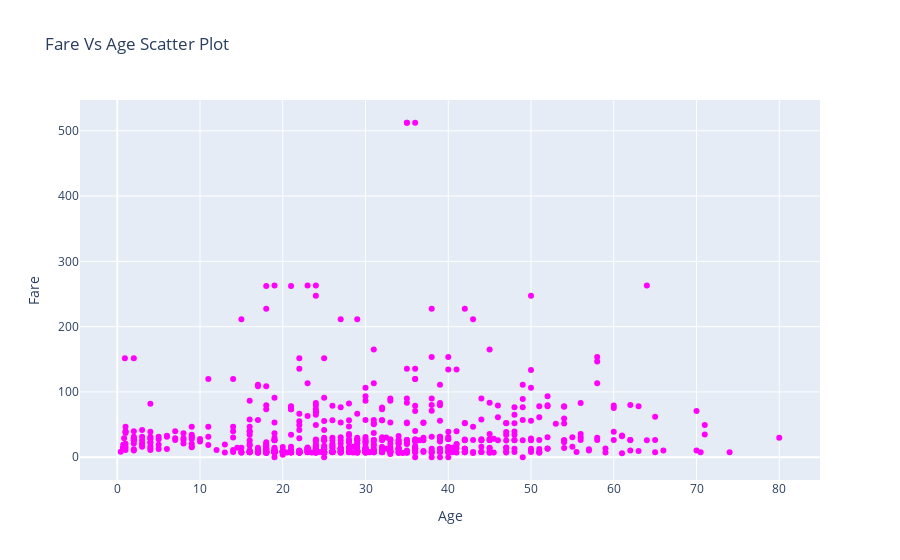

The notebook cell this image was saved under:
### Code cell
q=go.Scatter(x=data['Age'],y=data['Fare'],
            text=data['Survived'],
            mode='markers',marker={'color':'magenta'})
layout=go.Layout(title="Fare Vs Age Scatter Plot",
                xaxis=dict(title='Age'),
                yaxis=dict(title='Fare'),
                hovermode='closest')
fig=go.Figure(data=q,layout=layout)
iplot(fig)

### Figure 1 — Plotly figure (JSON) as saved in the notebook; plotly's stock layout.template omitted (floating-point values rounded to 4 significant figures; data arrays with more than 128 entries replaced by an {"elided": "..."} marker saying what was removed)
{"data": [{"marker": {"color": "magenta"}, "mode": "markers", "text": {"elided": "891 int values"}, "type": "scatter", "x": {"elided": "891 float values"}, "y": {"elided": "891 float values"}}], "layout": {"hovermode": "closest", "title": {"text": "Fare Vs Age Scatter Plot"}, "xaxis": {"title": {"text": "Age"}}, "yaxis": {"title": {"text": "Fare"}}}}
